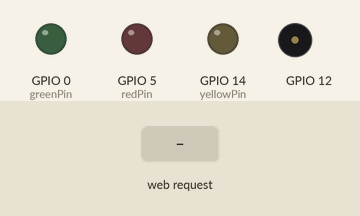
Simulated run of this sketch. Board: ESP8266 (NodeMCU). Parts: output pins drawn as LEDs (lit = HIGH), buzzer (waves = sounding). The inputs (shaded band) are chosen by the test bench. WiFi joins after 1.5 s; servers stay silent unless stated; what the sketch prints to the serial monitor is not drawn.

Above: at 3.2 s.
3.3 s: HTTP request GET /play received
At 4.2 s:
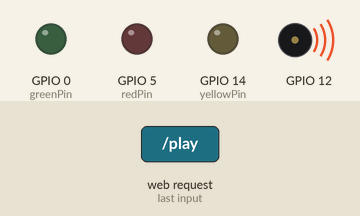
6.3 s: HTTP request GET /red received
At 7.5 s:
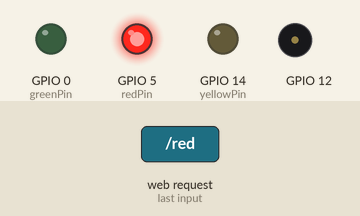
7.8 s: HTTP request GET /green received
At 8.8 s:
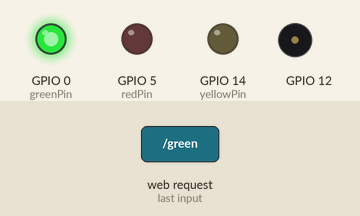
9.3 s: HTTP request GET /yellow received
At 10.0 s:
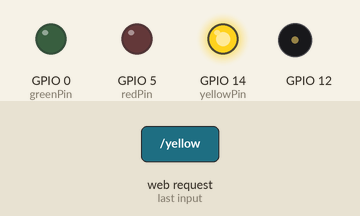
10.8 s: HTTP request GET /play received
At 12.8 s:
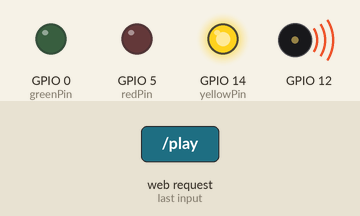
13.8 s: HTTP request GET /off received
At 14.6 s:
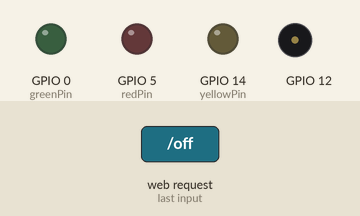
Timing chart, 0 to 16.3 s (numbered marks = the images above; inputs shaded):
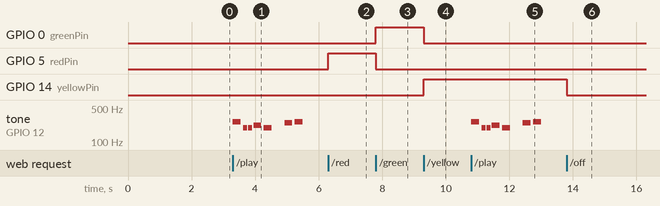

Measured:
- after the input at 3.3 s, tone on GPIO 12: plays 262 Hz for 0.25 s, 196 Hz for 0.12 s, 196 Hz for 0.12 s, 220 Hz for 0.25 s, 196 Hz for 0.25 s, 247 Hz for 0.25 s … (7 notes in this stretch), starting at once
- after the input at 6.3 s, GPIO 5 (redPin): LOW → HIGH at once
- after the input at 7.8 s, GPIO 0 (greenPin): LOW → HIGH at once; GPIO 5 (redPin): HIGH → LOW at once
- after the input at 9.3 s, GPIO 0 (greenPin): HIGH → LOW at once; GPIO 14 (yellowPin): LOW → HIGH at once
- after the input at 10.8 s, tone on GPIO 12: plays 262 Hz for 0.25 s, 196 Hz for 0.12 s, 196 Hz for 0.12 s, 220 Hz for 0.25 s, 196 Hz for 0.25 s, 247 Hz for 0.25 s … (7 notes in this stretch), starting at once
- after the input at 13.8 s, GPIO 14 (yellowPin): HIGH → LOW at once

The sketch:

ESP8266_LedControl-PlaySound.ino
```cpp
#include <ESP8266WiFi.h>
#include "pitches.h"

#define redPin 5      //D1
#define greenPin 0    //D3
#define yellowPin 14  //D5

const char* ssid = "SSID";
const char* password = "Password";

WiFiServer server(80);

// notes in the melody:
int melody[] = {
  NOTE_C4, NOTE_G3, NOTE_G3, NOTE_A3, NOTE_G3, 0, NOTE_B3, NOTE_C4
};

// note durations: 4 = quarter note, 8 = eighth note, etc.:
int noteDurations[] = {
  4, 8, 8, 4, 4, 4, 4, 4
};

void setup() {
  pinMode(redPin, OUTPUT);
  pinMode(greenPin, OUTPUT);
  pinMode(yellowPin, OUTPUT);

  Serial.begin(115200);
  WiFi.begin(ssid, password);
  while (WiFi.status() != WL_CONNECTED) {
    delay(1000);
    Serial.println("Connecting to WiFi...");
  }
  Serial.println("Connected to WiFi");

  server.begin();
  Serial.println("Server started");

  Serial.print("IP address: ");
  Serial.println(WiFi.localIP());
}

void loop() {
  WiFiClient client = server.available();
  if (!client) {
    return;
  }
  while (!client.available()) {
    delay(1);
  }
  String request = client.readStringUntil('\r');
  client.flush();

  if (request.indexOf("/red") != -1) {
    digitalWrite(redPin, HIGH);
    digitalWrite(greenPin, LOW);
    digitalWrite(yellowPin, LOW);
  }
  if (request.indexOf("/green") != -1) {
    digitalWrite(redPin, LOW);
    digitalWrite(greenPin, HIGH);
    digitalWrite(yellowPin, LOW);
  }
  if (request.indexOf("/yellow") != -1) {
    digitalWrite(redPin, LOW);
    digitalWrite(greenPin, LOW);
    digitalWrite(yellowPin, HIGH);
  }
  if (request.indexOf("/off") != -1) {
    digitalWrite(redPin, LOW);
    digitalWrite(greenPin, LOW);
    digitalWrite(yellowPin, LOW);
  }

    // iterate over the notes of the melody:
  if (request.indexOf("/play") != -1){
    for (int thisNote = 0; thisNote < 8; thisNote++) {

      // to calculate the note duration, take one second divided by the note type.
      //e.g. quarter note = 1000 / 4, eighth note = 1000/8, etc.
      int noteDuration = 1000 / noteDurations[thisNote];
      tone(12, melody[thisNote], noteDuration);

      // to distinguish the notes, set a minimum time between them.
      // the note's duration + 30% seems to work well:
      int pauseBetweenNotes = noteDuration * 1.30;
      delay(pauseBetweenNotes);
      // stop the tone playing:
      noTone(12);
    }
  }

  client.println("HTTP/1.1 200 OK");
  client.println("Content-Type: text/html");
  client.println("");
  client.println("<!DOCTYPE HTML>");
  client.println("<html>");
  client.println("<body>");
  client.println("LED Control");
  client.println("<br><br>");
  client.println("<a href='/red'>Red LED On</a><br>");
  client.println("<a href='/green'>Green LED On</a><br>");
  client.println("<a href='/yellow'>Yellow LED On</a><br>");
  client.println("<a href='/off'>Turn Off All LEDs</a><br>");
  client.println("<br><br>");
  client.println("Play sound");
  client.println("<a href='/play'>Play</a><br>");
  client.println("</body>");
  client.println("</html>");
  delay(1);
  client.stop();
}
```

pitches.h
```cpp
/*************************************************
   Public Constants
 *************************************************/

#define NOTE_B0 31
#define NOTE_C1 33
#define NOTE_CS1 35
#define NOTE_D1 37
#define NOTE_DS1 39
#define NOTE_E1 41
#define NOTE_F1 44
#define NOTE_FS1 46
#define NOTE_G1 49
#define NOTE_GS1 52
#define NOTE_A1 55
#define NOTE_AS1 58
#define NOTE_B1 62
#define NOTE_C2 65
#define NOTE_CS2 69
#define NOTE_D2 73
#define NOTE_DS2 78
#define NOTE_E2 82
#define NOTE_F2 87
#define NOTE_FS2 93
#define NOTE_G2 98
#define NOTE_GS2 104
#define NOTE_A2 110
#define NOTE_AS2 117
#define NOTE_B2 123
#define NOTE_C3 131
#define NOTE_CS3 139
#define NOTE_D3 147
#define NOTE_DS3 156
#define NOTE_E3 165
#define NOTE_F3 175
#define NOTE_FS3 185
#define NOTE_G3 196
#define NOTE_GS3 208
#define NOTE_A3 220
#define NOTE_AS3 233
#define NOTE_B3 247
#define NOTE_C4 262
#define NOTE_CS4 277
#define NOTE_D4 294
#define NOTE_DS4 311
#define NOTE_E4 330
#define NOTE_F4 349
#define NOTE_FS4 370
#define NOTE_G4 392
#define NOTE_GS4 415
#define NOTE_A4 440
#define NOTE_AS4 466
#define NOTE_B4 494
#define NOTE_C5 523
#define NOTE_CS5 554
#define NOTE_D5 587
#define NOTE_DS5 622
#define NOTE_E5 659
#define NOTE_F5 698
#define NOTE_FS5 740
#define NOTE_G5 784
#define NOTE_GS5 831
#define NOTE_A5 880
#define NOTE_AS5 932
#define NOTE_B5 988
#define NOTE_C6 1047
#define NOTE_CS6 1109
#define NOTE_D6 1175
#define NOTE_DS6 1245
#define NOTE_E6 1319
#define NOTE_F6 1397
#define NOTE_FS6 1480
#define NOTE_G6 1568
#define NOTE_GS6 1661
#define NOTE_A6 1760
#define NOTE_AS6 1865
#define NOTE_B6 1976
#define NOTE_C7 2093
#define NOTE_CS7 2217
#define NOTE_D7 2349
#define NOTE_DS7 2489
#define NOTE_E7 2637
#define NOTE_F7 2794
#define NOTE_FS7 2960
#define NOTE_G7 3136
#define NOTE_GS7 3322
#define NOTE_A7 3520
#define NOTE_AS7 3729
#define NOTE_B7 3951
#define NOTE_C8 4186
#define NOTE_CS8 4435
#define NOTE_D8 4699
#define NOTE_DS8 4978
#define REST      0
```
